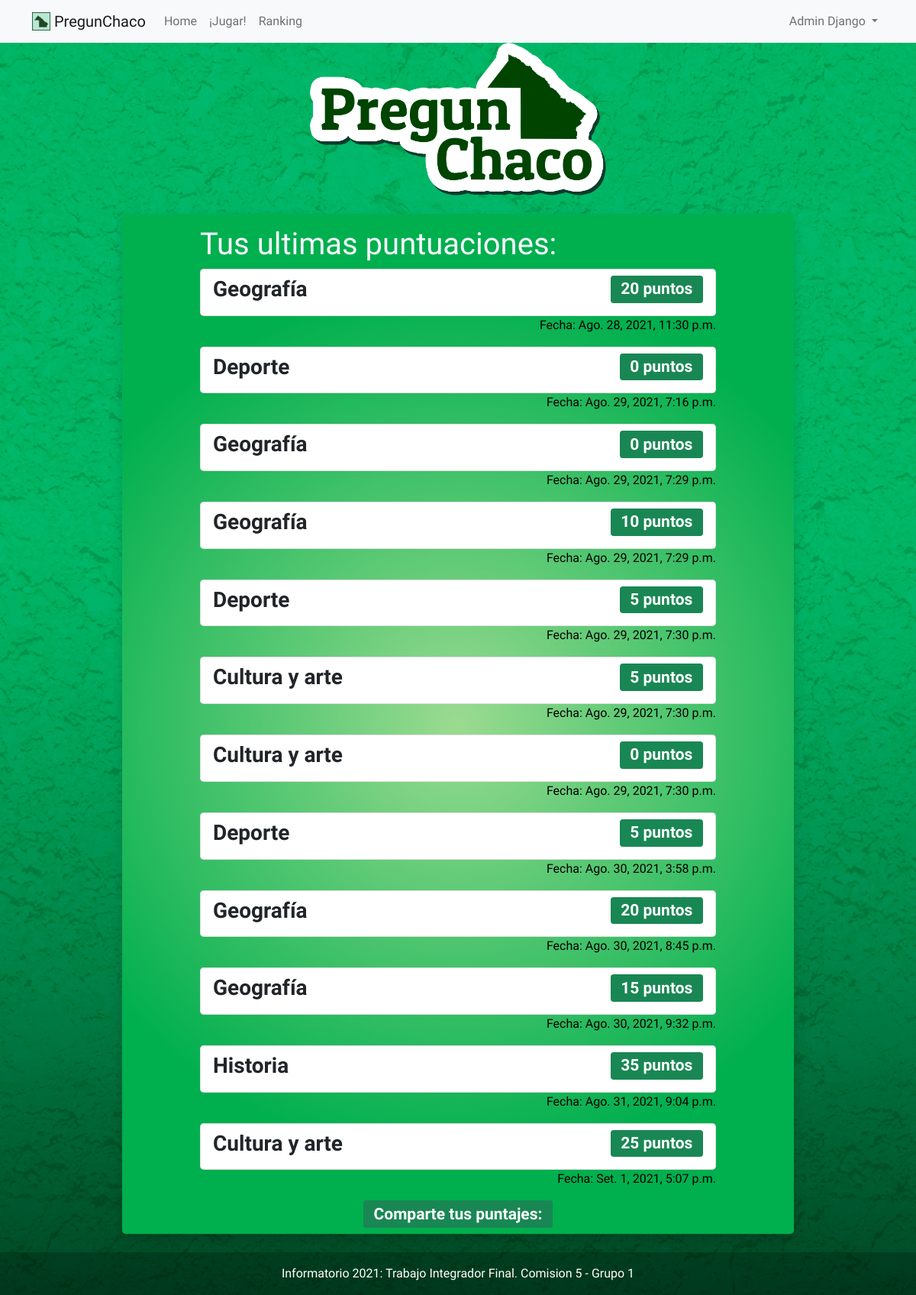
The app's page /puntaje (signed in) with its own data.
### apps/resultado/models.py (models this page shows, shortened)
class Puntaje(models.Model):
    categoria = models.CharField(max_length=20)
    user = models.ForeignKey(User, on_delete=models.CASCADE)
    puntaje = models.IntegerField()
    update = models.DateTimeField(auto_now_add=True)

### apps/resultado/views.py (the view)
# urls.py: path('puntaje',view_puntaje, name="puntaje"),
@login_required(login_url='/login')
def view_puntaje(request):
    user = request.user
    puntaje = Puntaje.objects.filter(user=user)
    context ={
        'puntaje' :puntaje,
    }
    return render(request,'puntajes/puntaje.html', context)

### templates/puntajes/puntaje.html (shortened to what this page needs)
{% extends 'base.html' %} {% block content%}
<div class="container mt-3" style="width: 700px;">
    <h1 style="color:ghostwhite">
        Tus ultimas puntuaciones:
    </h1>
    <ul class="list-group">
        {% for p in puntaje%}
        <li class="list-group-item
                           d-flex
                           justify-content-between
                           align-items-center
                           rounded-3">
            <h3><strong>{{p.categoria}}</strong></h3>
            <h3><span class="badge bg-success">
                {{p.puntaje}} puntos
            </span></h3>
        </li>
        <p style="text-align: end">Fecha: {{p.update}}</p>
        {% endfor %}
    </ul>
</div>
<head>
</head>
<h3><span class="badge bg-success">
    Comparte tus puntajes:
</span></h3>
<body>
</body>
</html>
{%endblock%}

### templates/navbar.html (shortened to what this page needs)
{% load static %} {% block navbar %}
<nav class="navbar navbar-expand-lg navbar-light bg-light">
    <div class="container">
        <a class="navbar-brand" href="/">
            <img src="{% static '/imagenes/logo.jpg'%}" alt="logo" width="24" height="24" class="d-inline-block align-text-top"> PregunChaco
        </a>
        <div class="collapse navbar-collapse" id="navbarSupportedContent">
            <ul class="navbar-nav me-auto mb-2 mb-lg-0">
                <li class="nav-item">
                    <a class="nav-link" href="/">Home</a>
                </li>
                <li class="nav-item">
                    <a class="nav-link" href="{% url 'trivia:categorias' %}">¡Jugar!</a>
                </li>
                <li class="nav-item">
                    <a class="nav-link" href="{% url 'ranking:ranking' %}">Ranking</a>
                </li>
            </ul>
            <ul class="navbar-nav ml-auto">
                <li class="nav-item dropdown">
                    <a class="nav-link dropdown-toggle" href="#" id="navbarDropdown" role="button" data-bs-toggle="dropdown" aria-expanded="false">
                        {{user.first_name}}
                        {{user.last_name}}
                    </a>
                </li>
            </ul>
        </div>
    </div>
</nav>
{% endblock %}

### static/css/base.css (style rules this page uses)
* { transition: all 0.3s; font-family: 'Kanit', sans-serif; ; }

### records on screen
Puntaje: categoria "Geografía", puntaje "20", update "Ago. 28, 2021, 11:30 p.m."
Puntaje: categoria "Deporte", puntaje "0", update "Ago. 29, 2021, 7:16 p.m."
Puntaje: categoria "Geografía", puntaje "0", update "Ago. 29, 2021, 7:29 p.m."
Puntaje: categoria "Geografía", puntaje "10", update "Ago. 29, 2021, 7:29 p.m."
Puntaje: categoria "Deporte", puntaje "5", update "Ago. 29, 2021, 7:30 p.m."
Puntaje: categoria "Cultura y arte", puntaje "5", update "Ago. 29, 2021, 7:30 p.m."
Puntaje: categoria "Cultura y arte", puntaje "0", update "Ago. 29, 2021, 7:30 p.m."
Puntaje: categoria "Deporte", puntaje "5", update "Ago. 30, 2021, 3:58 p.m."
Puntaje: categoria "Geografía", puntaje "20", update "Ago. 30, 2021, 8:45 p.m."
Puntaje: categoria "Geografía", puntaje "15", update "Ago. 30, 2021, 9:32 p.m."
Puntaje: categoria "Historia", puntaje "35", update "Ago. 31, 2021, 9:04 p.m."
Puntaje: categoria "Cultura y arte", puntaje "25", update "Set. 1, 2021, 5:07 p.m."

### other values on screen
{{ user.first_name }} "Admin"
{{ user.last_name }} "Django"
